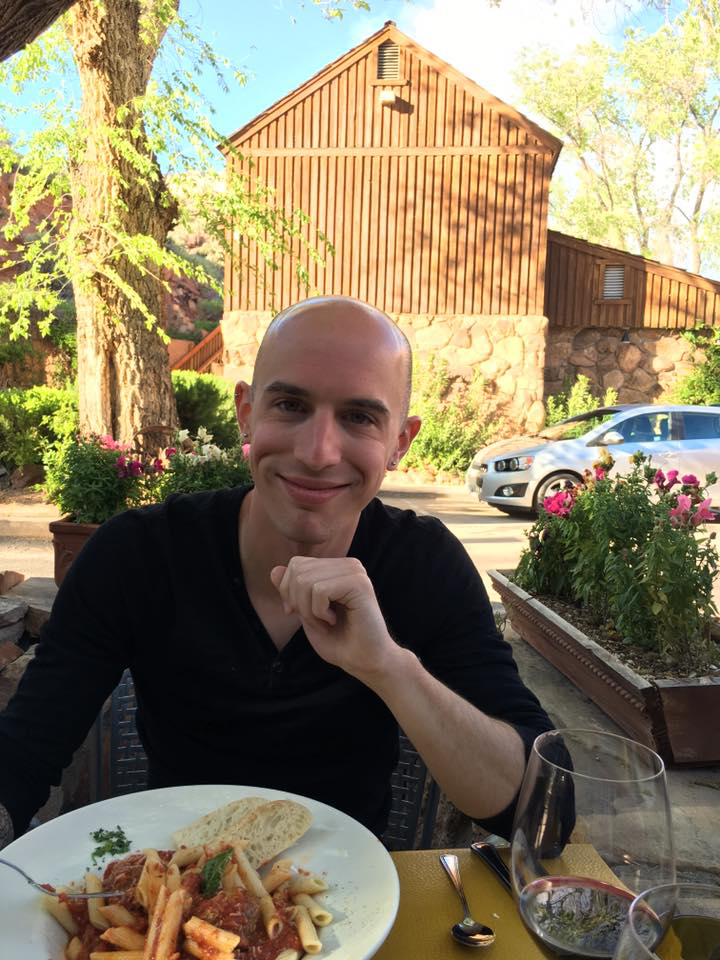
#> input picture images/adrian_01.png, 720 x 960 px, given in place of the camera
$ python opencv_haar_cascades.py
#> lines starting #> are read from the running program, lines starting #| are printed output that depends on the picture; after the words box and inside, x2 and y2 are one past the last pixel; in counts of white or black regions, pixels touching at a corner belong together
# -----------------------------
#   USAGE
# -----------------------------
# python opencv_haar_cascades.py --cascades cascades

# -----------------------------
#   IMPORTS
# -----------------------------
# Import the necessary packages
from imutils.video import VideoStream
import argparse
import imutils
import time
import cv2
import os

# Construct the argument parser and parse the arguments
ap = argparse.ArgumentParser()
ap.add_argument("-c", "--cascades", type=str, default="cascades",
                help="Path to input directory containing haar cascades")
args = vars(ap.parse_args())

# Initialize a dictionary that maps the name of the Haar Cascades to their specific filenames
detectorPaths = {"face": "haarcascade_frontalface_default.xml",
                 "eyes": "haarcascade_eye.xml",
                 "smile": "haarcascade_smile.xml"}

# Initialize the dicitionary to store the Haar Cascades Detectors
print("[INFO] Loading Haar Cascades Detectors...")
detectors = {}

# Loop over the detector paths
for (name, path) in detectorPaths.items():
    # Load the Haar Cascade from disk and store it in the detectors dictionary
    path = os.path.sep.join([args["cascades"], path])
    detectors[name] = cv2.CascadeClassifier(path)

# Initialize the video stream and allow the camera sensor to warm up
print("[INFO] Starting video stream...")
vs = VideoStream(src=0).start()
time.sleep(2.0)

# Loop over the frames from the video stream
while True:
    # Grab the frame from the video stream, resize it and then convert it to grayscale
    frame = vs.read()
#> frame is the input picture: shape (960, 720, 3); mean B, G, R 98, 125.5, 137.7
    frame = imutils.resize(frame, width=500)
#> frame: shape (666, 500, 3)
    gray = cv2.cvtColor(frame, cv2.COLOR_BGR2GRAY)
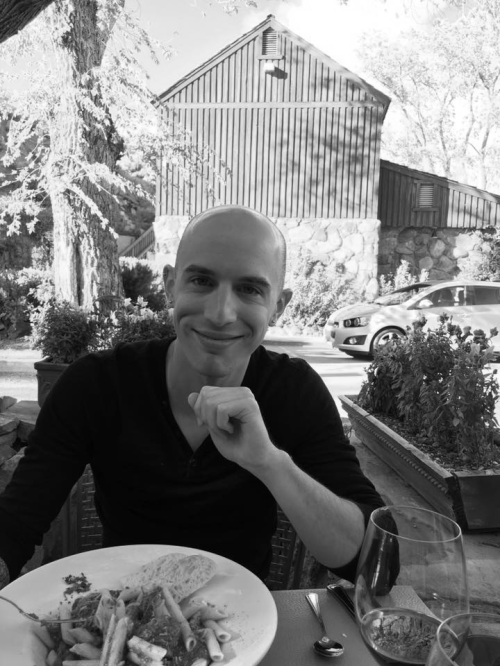
#> gray: shape (666, 500); min 1, max 255, mean 126
    # Perform face detection using the appropriate Haar Cascade Detector
    faceRects = detectors["face"].detectMultiScale(gray, scaleFactor=1.05, minNeighbors=5, minSize=(30, 30),
                                                   flags=cv2.CASCADE_SCALE_IMAGE)
#> faceRects = [[162, 238, 129, 129]]
    # print("[INFO] {} faces detected!".format(len(faceRects)))
    # Loop over the face bounding boxes
    for (fX, fY, fW, fH) in faceRects:
        # Extract the face ROI
        faceROI = gray[fY:fY + fH, fX:fX + fW]
        # Apply eyes detection to the face ROI
        eyeRects = detectors["eyes"].detectMultiScale(faceROI, scaleFactor=1.1, minNeighbors=10,
                                                      minSize=(15, 15), flags=cv2.CASCADE_SCALE_IMAGE)
        # print("[INFO] {} eyes detected!".format(len(eyeRects)))
        # Apply smile detection to the face ROI
        smileRects = detectors["smile"].detectMultiScale(faceROI, scaleFactor=1.1, minNeighbors=10,
                                                         minSize=(15, 15), flags=cv2.CASCADE_SCALE_IMAGE)
        # print("[INFO] {} smiles detected!".format(len(smileRects)))
        # Loop over the eye bounding boxes
        for (eX, eY, eW, eH) in eyeRects:
            # Draw the eye bounding box
            ptA = (fX + eX, fY + eY)
            ptB = (fX + eX + eW, fY + eY + eH)
            cv2.rectangle(frame, ptA, ptB, (0, 0, 255), 2)
        # Loop over the smile bounding boxes
        for (sX, sY, sW, sH) in smileRects:
            # Draw the smile bounding box
            ptA = (fX + sX, fY + sY)
            ptB = (fX + sX + sW, fY + sY + sH)
            cv2.rectangle(frame, ptA, ptB, (255, 0, 0), 2)
        # Draw the face bounding box on the frame
        cv2.rectangle(frame, (fX, fY), (fX + fW, fY + fH), (0, 255, 0), 2)
#> this loop made 1 pass
#> (fX, fY, fW, fH, eyeRects, smileRects) on pass 1: (162, 238, 129, 129, [[19, 22, 43, 43], [62, 27, 45, 45]], [[34, 85, 63, 31]])
#> pass 1, `faceROI = gray[fY:fY + fH, fX:fX + fW]`:
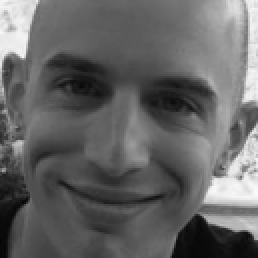
#> faceROI: shape (129, 129) (shown 2 times larger); min 6, max 250, mean 100.5
#> after the loop:
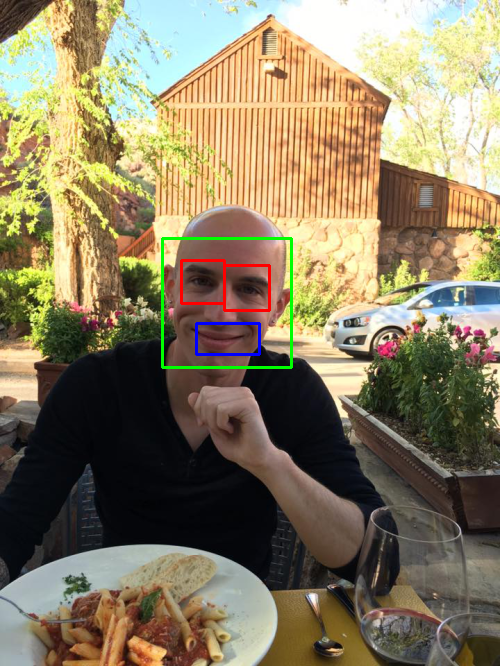
#> frame: shape (666, 500, 3); mean B, G, R 97.7, 125.7, 137.2
    # Show the output frame
    cv2.imshow("Frame", frame)
    key = cv2.waitKey(1) & 0xFF
#> (key q is pressed here)
    # If the 'q' key was pressed, break from the loop
    if key == ord("q"):
        break

# Do a bit of cleanup
cv2.destroyAllWindows()
vs.stop()

$ run again, on images/adrian_02.png
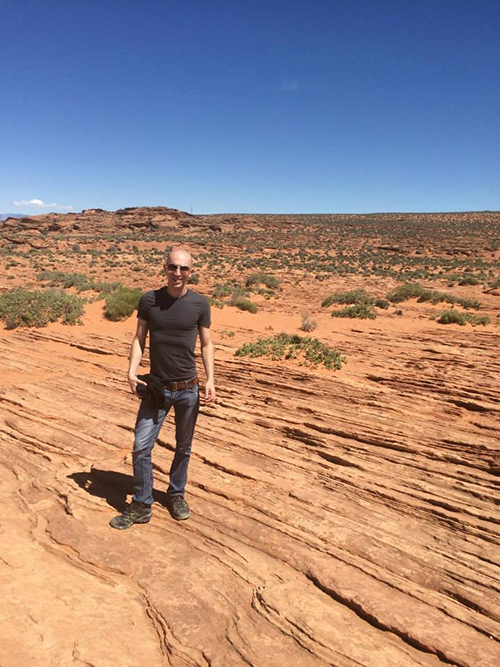
#> input picture images/adrian_02.png, 500 x 667 px, given in place of the camera
#> frame is the input picture: shape (667, 500, 3); mean B, G, R 128.5, 135.5, 159.5
#> `gray = cv2.cvtColor(frame, cv2.COLOR_BGR2GRAY)`:
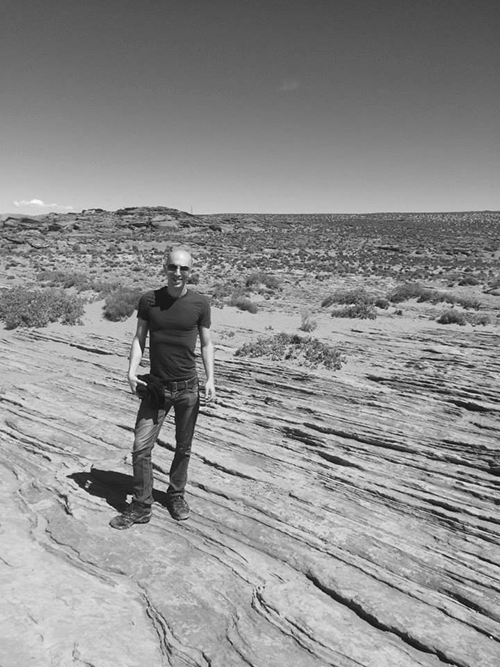
#> gray: shape (667, 500); min 8, max 254, mean 141.9
#> faceRects = [[162, 256, 34, 34], [207, 581, 33, 33]]
#> the loop `for (fX, fY, fW, fH) in faceRects:` made 2 passes
#> after the loop `for (fX, fY, fW, fH) in faceRects:`:
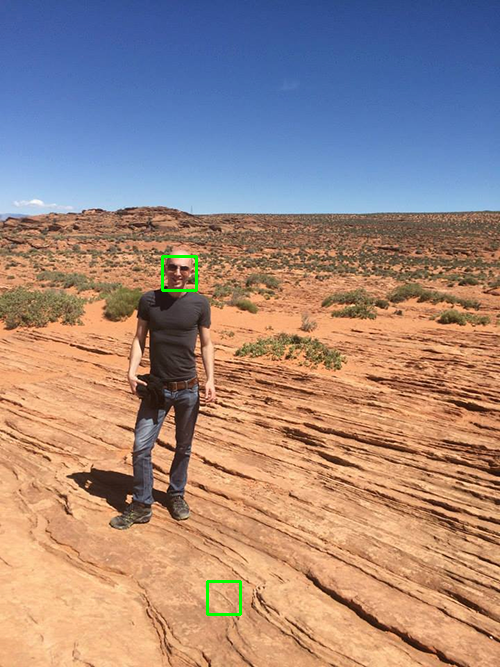
#> frame: shape (667, 500, 3); 0.24% of pixels changed, all inside (x1, y1, x2, y2) = (161, 255, 242, 616)

$ run again, on images/messi.png
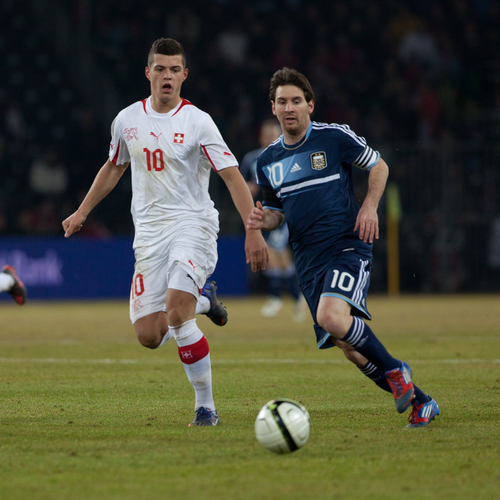
#> input picture images/messi.png, 500 x 500 px, given in place of the camera
#> frame is the input picture: shape (500, 500, 3); mean B, G, R 58.7, 75.7, 74.3
#> `gray = cv2.cvtColor(frame, cv2.COLOR_BGR2GRAY)`:
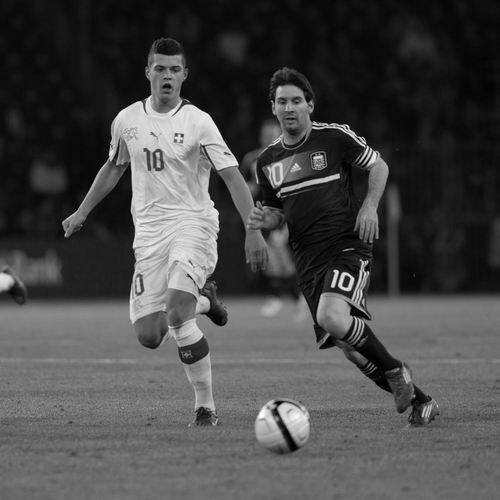
#> gray: shape (500, 500); min 0, max 255, mean 73.3
#> faceRects = [[144, 50, 48, 48], [266, 82, 48, 48]]
#> the loop `for (fX, fY, fW, fH) in faceRects:` made 2 passes
#> after the loop `for (fX, fY, fW, fH) in faceRects:`:
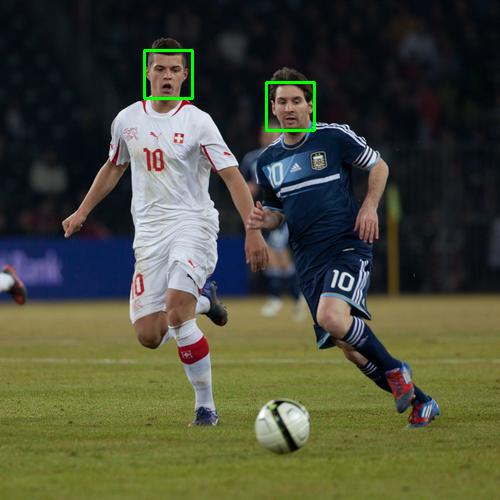
#> frame: shape (500, 500, 3); 0.46% of pixels changed, all inside (x1, y1, x2, y2) = (143, 49, 316, 132)
